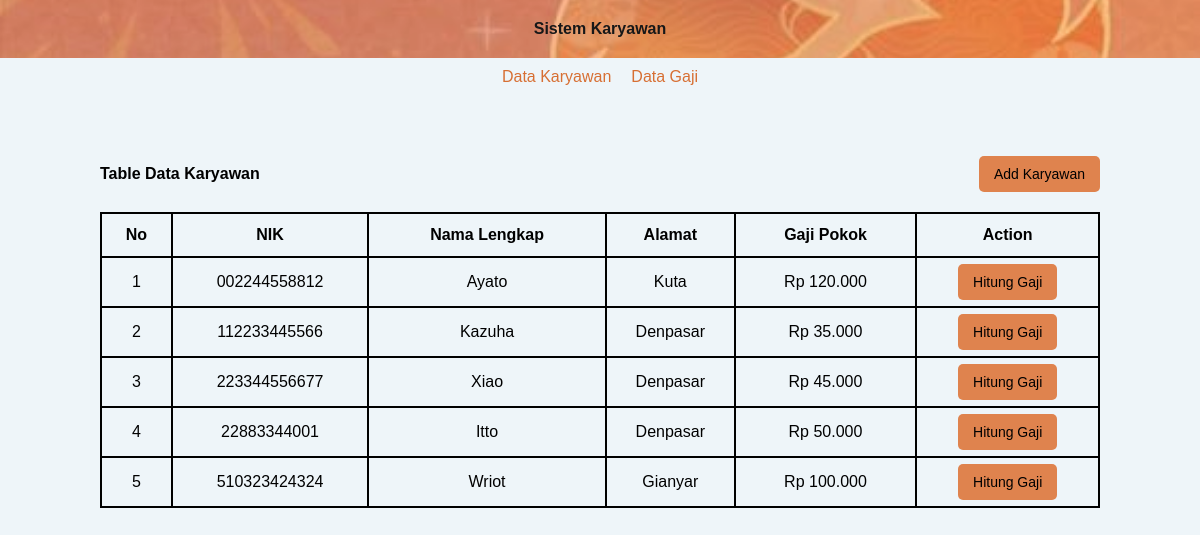
The page / on the database its author committed.
### tables this page shows
CREATE TABLE `user` (
  `nik` char(13) NOT NULL,
  `nama_lengkap` varchar(200) NOT NULL,
  `alamat` varchar(200) NOT NULL,
  `gaji_pokok` double NOT NULL
);

### KaryawanHandler.php (called while the page is built, shortened)
<?php
class KaryawanHandler {
  private $pdo;
  public function __construct($pdo){
    $this->pdo =$pdo;
  }
  public function displayAllData(){
    $stmt = $this->pdo->query("SELECT * FROM user");
    return $stmt->fetchAll(PDO::FETCH_ASSOC);
  }
}

### function.php (called while the page is built)
<?php
function rupiah($angka){
	$hasil_rupiah = "Rp " . number_format($angka,0,',','.');
	return $hasil_rupiah;
}

### index.php (the view, shortened to what this page needs)
<!DOCTYPE html>
<html>
<head>
  <link rel="stylesheet" href="style.css?<?php echo time();?>">
</head>
<body>
<header>
    <h4>Sistem Karyawan</h4>
</header>
<nav>
  <a class="active" aria-current="page" href="./index.php">
      <span>Data Karyawan</span>
  </a>
  <a class="" href="./gaji.php">
      <span>Data Gaji</span>
  </a>
</nav>
<?php
require_once 'KaryawanHandler.php';
require_once 'function.php';
$obj = new KaryawanHandler($pdo);
$datas = $obj->displayAllData();
?>
<section style="margin-top:60px;" class="content">
  <div class="title">
    <h4>Table Data Karyawan</h4>
    <a class="btn_add" href="./add_karyawan.php">Add Karyawan</a>
  </div>
  <table id="table">
  <tr>
    <th>No</th>
    <th>NIK</th>
    <th>Nama Lengkap</th>
    <th>Alamat</th>
    <th>Gaji Pokok</th>
    <th>Action</th>
  </tr>
  <?php if(!empty($datas)):?>
  <?php $no=1;?>
  <?php foreach($datas as $data):?>
  <tr>
    <td><?=$no?></td>
    <td><?=$data['nik']?></td>
    <td><?=$data['nama_lengkap']?></td>
    <td><?=$data['alamat']?></td>
    <td><?=rupiah($data['gaji_pokok']) ?></td>
    <td>
      <a href="./add_gaji.php?nik=<?=$data['nik']?>" class="btn_set">Hitung Gaji</a>
    </td>
  </tr>
  <?php $no++;?>
  <?php endforeach;?>
  <?php endif;?>
</table>
</section>
</body>
</html>

### style.css (style rules this page uses)
:root { --primary : #d76f33; --secondary:#EEF5F9; --gray:gray; --success:#df834e; --warning:#df834e; --black : rgb(0, 0, 0); }
* { margin: 0; font-family:'Franklin Gothic Medium', 'Arial Narrow', Arial, sans-serif }
body { background-color: var(--secondary); }
header { display: flex; justify-content:space-around; align-items: center; padding:20px 0; color: var(--white); flex-direction: column; background-image: url('IMAGE2.jpg'); background-repeat: no-repeat; background-size: cover; background-position: center center; background-color: #131313; opacity: 0.9; }
header h4 { margin: 0; }
nav { background-color: var(--white); padding:10px 0; display: flex; justify-content:center; align-items:center; gap:20px; }
nav a { text-decoration: none; color: var(--primary); }
section { margin:0 100px; display: flex; flex-direction: column; gap:20px; }
section .title { display: flex; justify-content: space-between; align-items: center; }
.btn_add { text-decoration: none; background-color:var(--success); color: var(--white); padding:10px 15px; border-radius:5px; border: none; font-size: 14px; cursor: pointer; }
.btn_set { text-decoration: none; background-color:var(--warning); color: var(--black); padding:10px 15px; border-radius:5px; border: none; font-size: 14px; }
#table { font-family:Cambria, Cochin, Georgia, Times, 'Times New Roman', serif; border-collapse: collapse; width: 100%; }
#table td, #table th { border: 2px solid #000000; padding: 8px; border-collapse: collapse; }
#table tr:nth-child(even) { background-color:var(--white) }
#table th { padding-top: 12px; padding-bottom: 12px; text-align: center; background-color:var(--white); color:var(--black); border-collapse: collapse; border: 2px solid #000000; }
#table td { text-align: center; padding: 15px 0; border-collapse: collapse; border: 2px solid #000000; }

### rows shown on the page
user: nik "002244558812", nama_lengkap "Ayato", alamat "Kuta", gaji_pokok "Rp 120.000"
user: nik "112233445566", nama_lengkap "Kazuha", alamat "Denpasar", gaji_pokok "Rp 35.000"
user: nik "223344556677", nama_lengkap "Xiao", alamat "Denpasar", gaji_pokok "Rp 45.000"
user: nik "22883344001", nama_lengkap "Itto", alamat "Denpasar", gaji_pokok "Rp 50.000"
user: nik "510323424324", nama_lengkap "Wriot", alamat "Gianyar", gaji_pokok "Rp 100.000"
